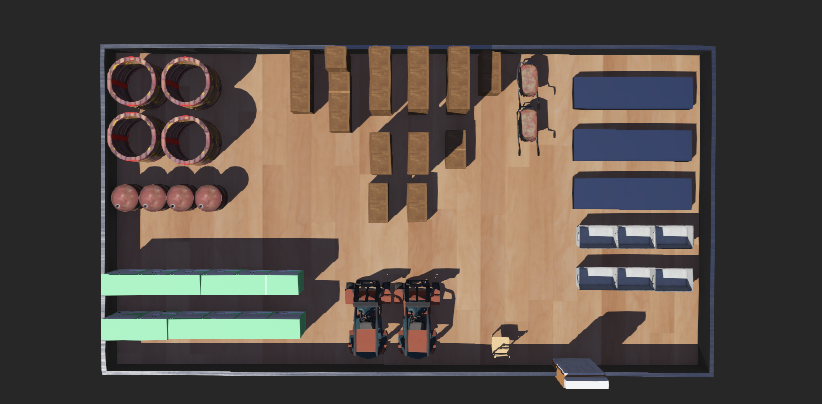
#> input picture Navigation/demo_Environment.png, 822 x 404 px
$ python shadow2.py
#> lines starting #> are read from the running program, lines starting #| are printed output that depends on the picture; after the words box and inside, x2 and y2 are one past the last pixel; in counts of white or black regions, pixels touching at a corner belong together
import cv2
import numpy as np

# Load the image
image = cv2.imread('demo_Environment.png')
#> image is the input picture: shape (404, 822, 3); mean B, G, R 69.8, 77, 87

# Convert the image to grayscale
gray = cv2.cvtColor(image, cv2.COLOR_BGR2GRAY)
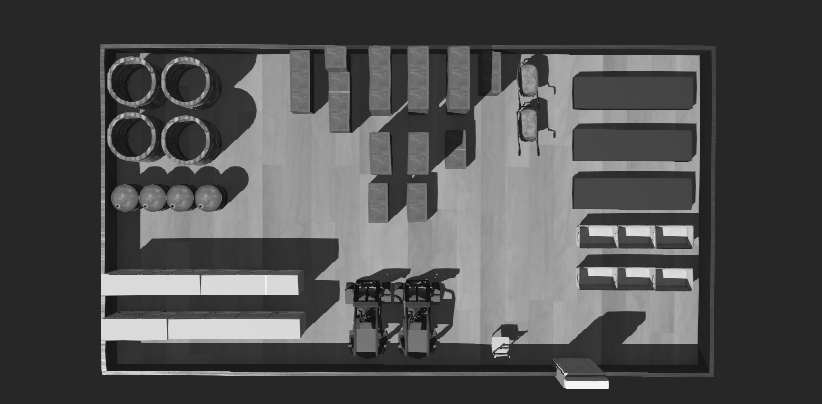
#> gray: shape (404, 822); min 11, max 244, mean 79.2

# Threshold the image to create a binary image
_, thresh = cv2.threshold(gray, 0, 255, cv2.THRESH_BINARY+cv2.THRESH_OTSU)
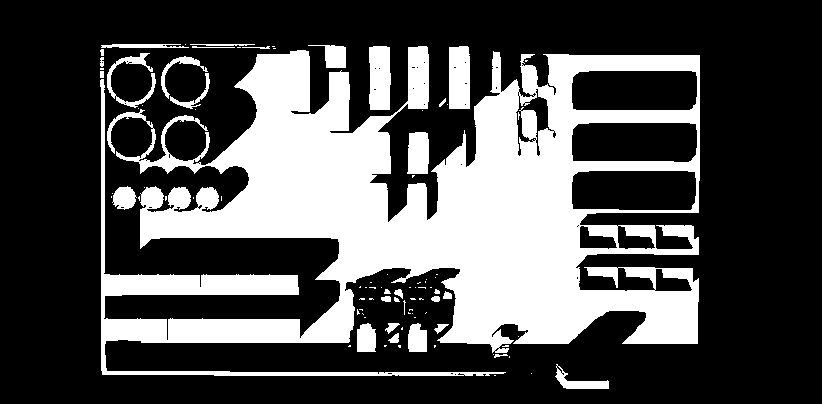
#> thresh: shape (404, 822); 31% white; 91 white regions (60 under 20 px)

# Find the contours of the image
contours, _ = cv2.findContours(thresh, cv2.RETR_TREE, cv2.CHAIN_APPROX_SIMPLE)
#> contours = 139 contours, 109 with area under 20; largest, box (x1, y1, x2, y2) and area: (100, 46, 700, 376) 107512, (571, 70, 698, 111) 4933, (571, 170, 697, 211) 4852, (571, 122, 698, 163) 4825, (369, 46, 391, 110) 1230

# Initialize an empty mask
mask = np.zeros(image.shape[:2], dtype=np.uint8)

# Loop through the contours and fill the shadowed regions with white
for cnt in contours:
    if cv2.contourArea(cnt) < 107525:
        cv2.drawContours(mask, [cnt], 0, (255,255,255), -1)
#> this loop made 139 passes
#> cnt on passes 1, 2, 6, 8, 10, 12, 13, 14, 16, 21, 22, 23: [[494, 375], [495, 375]], [[531, 373]], [[509, 356], [509, 357]], [[493, 354]], [[434, 345], [434, 347], [435, 346], [435, 345]], [[384, 345], [384, 346], [385, 346], [386, 345]], [[349, 345], [348, 346], [350, 346], [350, 345]], [[518, 336]], [[402, 327], [401, 328], [401, 329], [402, 329]], [[414, 317], [415, 317]], [[364, 317], [365, 317]], [[412, 313]]
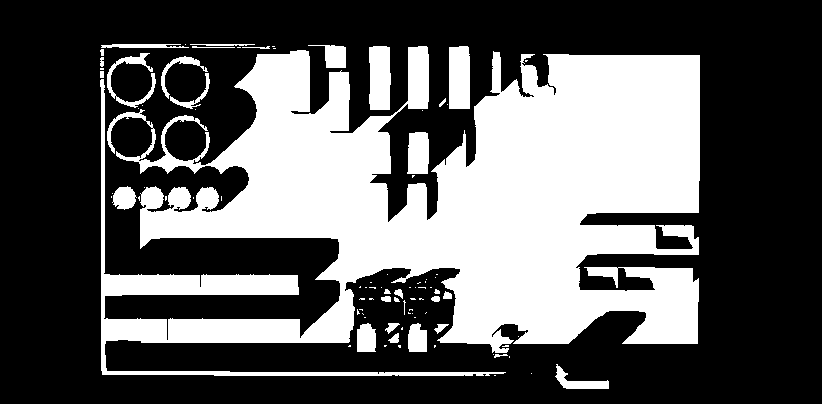
#> mask: shape (404, 822); 36% white; 90 white regions (59 under 20 px), largest, box (x1, y1, x2, y2) and area: (100, 46, 700, 376) 111091, (369, 46, 391, 110) 1312, (449, 46, 470, 109) 1303

# Remove the shadows from the image by setting the shadowed pixels to white
image = cv2.bitwise_and(image, image, mask=mask)
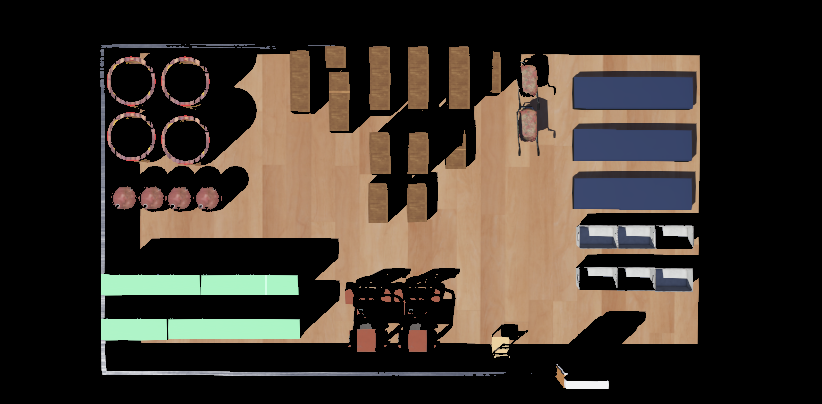
#> image: shape (404, 822, 3); mean B, G, R 41.9, 50.1, 58.6

# Save the result
cv2.imshow('shadow_removed.jpg', image)
cv2.waitKey(0)
